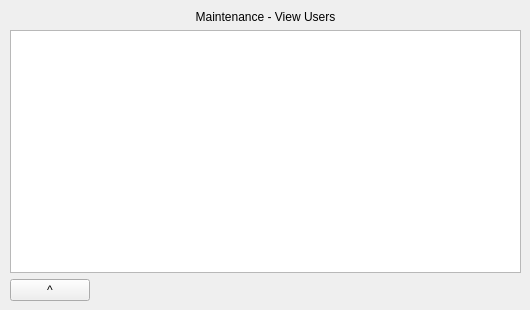
<?xml version="1.0" encoding="UTF-8"?>
<ui version="4.0">
 <class>UserView</class>
 <widget class="QWidget" name="UserView">
  <property name="geometry">
   <rect>
    <x>0</x>
    <y>0</y>
    <width>530</width>
    <height>310</height>
   </rect>
  </property>
  <property name="windowTitle">
   <string>Form</string>
  </property>
  <widget class="QWidget" name="verticalLayoutWidget">
   <property name="geometry">
    <rect>
     <x>10</x>
     <y>10</y>
     <width>511</width>
     <height>291</height>
    </rect>
   </property>
   <layout class="QVBoxLayout" name="verticalLayout">
    <item>
     <widget class="QLabel" name="label">
      <property name="text">
       <string>Maintenance - View Users</string>
      </property>
      <property name="alignment">
       <set>Qt::AlignCenter</set>
      </property>
     </widget>
    </item>
    <item>
     <widget class="QTableView" name="tableView"/>
    </item>
    <item>
     <layout class="QHBoxLayout" name="horizontalLayout">
      <item>
       <widget class="QPushButton" name="buttonHome">
        <property name="text">
         <string>^</string>
        </property>
       </widget>
      </item>
      <item>
       <spacer name="horizontalSpacer">
        <property name="orientation">
         <enum>Qt::Horizontal</enum>
        </property>
        <property name="sizeHint" stdset="0">
         <size>
          <width>40</width>
          <height>20</height>
         </size>
        </property>
       </spacer>
      </item>
     </layout>
    </item>
   </layout>
  </widget>
 </widget>
 <resources/>
 <connections/>
</ui>
